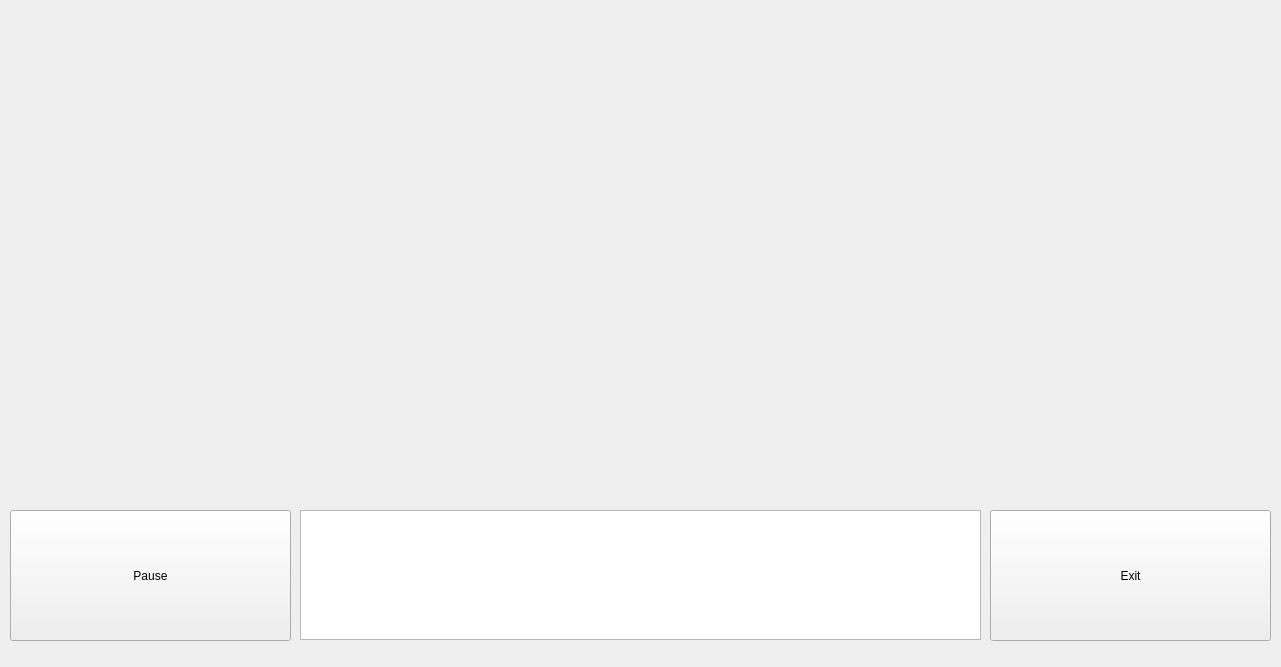
<?xml version="1.0" encoding="UTF-8"?>
<ui version="4.0">
 <class>MainWindow</class>
 <widget class="QMainWindow" name="MainWindow">
  <property name="geometry">
   <rect>
    <x>0</x>
    <y>0</y>
    <width>1281</width>
    <height>667</height>
   </rect>
  </property>
  <property name="sizePolicy">
   <sizepolicy hsizetype="Expanding" vsizetype="Expanding">
    <horstretch>0</horstretch>
    <verstretch>0</verstretch>
   </sizepolicy>
  </property>
  <property name="windowTitle">
   <string>MainWindow</string>
  </property>
  <widget class="QWidget" name="centralWidget">
   <widget class="QPushButton" name="pushButton_Pause">
    <property name="geometry">
     <rect>
      <x>10</x>
      <y>510</y>
      <width>281</width>
      <height>131</height>
     </rect>
    </property>
    <property name="text">
     <string>Pause</string>
    </property>
   </widget>
   <widget class="QLabel" name="lblOriginalImage">
    <property name="geometry">
     <rect>
      <x>0</x>
      <y>20</y>
      <width>640</width>
      <height>480</height>
     </rect>
    </property>
    <property name="autoFillBackground">
     <bool>true</bool>
    </property>
    <property name="text">
     <string/>
    </property>
   </widget>
   <widget class="QLabel" name="lblProcessedImage">
    <property name="geometry">
     <rect>
      <x>640</x>
      <y>20</y>
      <width>640</width>
      <height>480</height>
     </rect>
    </property>
    <property name="autoFillBackground">
     <bool>true</bool>
    </property>
    <property name="frameShape">
     <enum>QFrame::NoFrame</enum>
    </property>
    <property name="text">
     <string/>
    </property>
   </widget>
   <widget class="QPlainTextEdit" name="txtXYRadius">
    <property name="geometry">
     <rect>
      <x>300</x>
      <y>510</y>
      <width>681</width>
      <height>130</height>
     </rect>
    </property>
    <property name="readOnly">
     <bool>true</bool>
    </property>
   </widget>
   <widget class="QPushButton" name="pushButton_Exit">
    <property name="geometry">
     <rect>
      <x>990</x>
      <y>510</y>
      <width>281</width>
      <height>131</height>
     </rect>
    </property>
    <property name="text">
     <string>Exit</string>
    </property>
   </widget>
  </widget>
  <widget class="QMenuBar" name="menuBar">
   <property name="geometry">
    <rect>
     <x>0</x>
     <y>0</y>
     <width>1281</width>
     <height>25</height>
    </rect>
   </property>
  </widget>
 </widget>
 <layoutdefault spacing="6" margin="11"/>
 <resources/>
 <connections/>
</ui>
